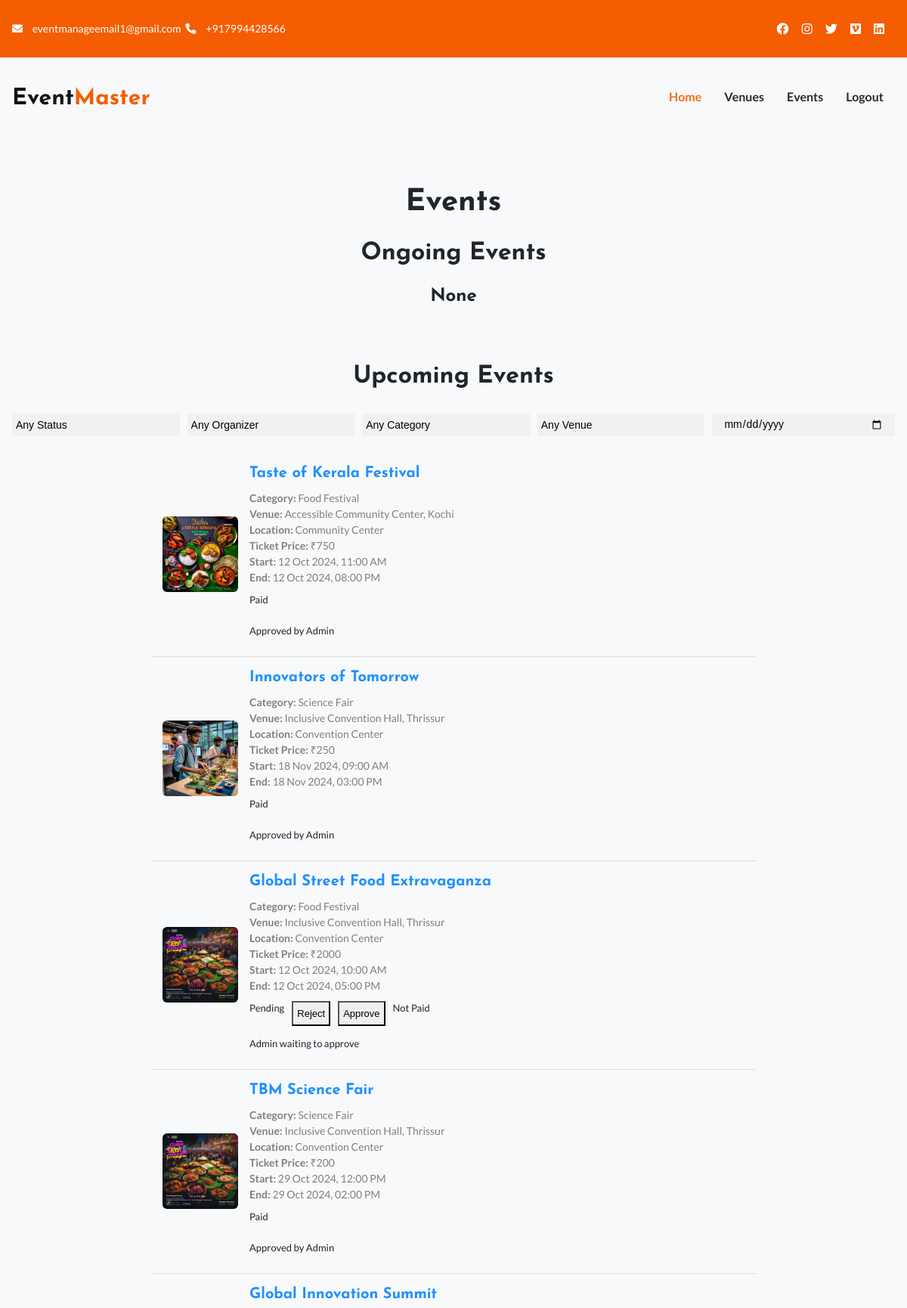
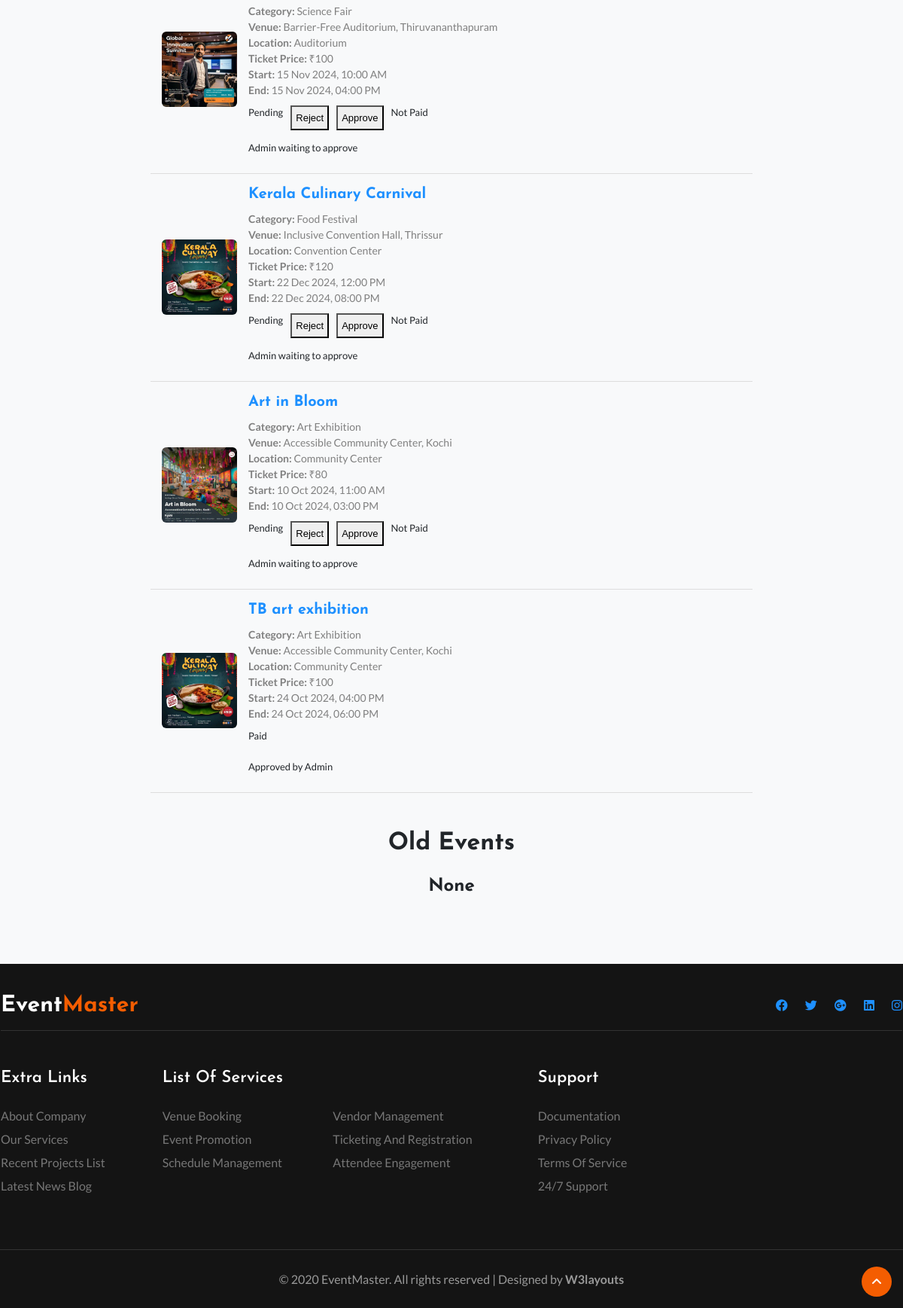
Page /events (signed in) on the committed database (2 pictures, top to bottom).
### event_manage_app/models.py (models this page shows)
class Event(models.Model):
    name = models.CharField(max_length=255)
    image = models.FileField()
    category = models.ForeignKey(EventCategory, on_delete=models.SET_NULL, null=True)
    organizer = models.ForeignKey(Organizer, on_delete=models.SET_NULL, null=True)
    user = models.ForeignKey(User, on_delete=models.SET_NULL, null=True)
    venue = models.ForeignKey(Venue, on_delete=models.SET_NULL, null=True)
    ticketprice = models.PositiveIntegerField()
    maxparticipants = models.PositiveIntegerField()
    start = models.DateTimeField()
    end = models.DateTimeField()
    details = models.TextField()
    approvedbyadmin = models.BooleanField(default=False)
    payed = models.BooleanField(default=False)
    participants=models.PositiveIntegerField(default=0)
    status = models.CharField(max_length=100,default='pending')
    statusreason = models.TextField(default='Admin waiting to approve')
    approveddate = models.DateTimeField(null=True, blank=True)
    price=models.PositiveIntegerField(default=0)
    isrefunded = models.BooleanField(default=False)
    refunddate = models.DateTimeField(null=True, blank=True)
    refundid = models.CharField(max_length=150,default='nil')
    refundprice = models.PositiveIntegerField(default=0)

class EventCategory(models.Model):
    name = models.CharField(max_length=255)
    OPTION_ONE = 'organizer'
    OPTION_TWO = 'userandorganizer'
    OPTIONS = [
        (OPTION_ONE, 'Organizer level'),
        (OPTION_TWO, 'User Level'),
    ]
    level = models.CharField(
        max_length=50,
        choices=OPTIONS,
        default=OPTION_ONE,
    )
    priceperhour = models.PositiveIntegerField()

class Venue(models.Model):
    name = models.CharField(max_length=255)
    image = models.FileField()
    address = models.TextField()
    district = models.CharField(max_length=100)
    location = models.CharField(max_length=200)
    pincode = models.CharField(max_length=6)
    gmaplink = models.CharField(max_length=255,default="www.chat.openai.com")
    maxparticipants = models.PositiveIntegerField()

### event_manage_app/views.py (the view)
# urls.py: path('events',views.events,name='events'),
def events(re):
    if 'admin' in re.session:
        updaterejected()
        current_datetime = timezone.now()
        now = current_datetime
        len1=0
        len2=0
        len3=0
        events=Event.objects.all()
        for event in events:
            if event.start <= now and event.end >= now:
                len1+=1
            elif event.start > now:
                len2+=1
            elif event.end < now:
                len3+=1
        status_values=['pending','approved','rejected','paid','cancelled']
        venues=Venue.objects.all()
        organizers=Organizer.objects.all()
        categories=EventCategory.objects.all()
        return render(re,'events.html',{'events':events,'now': current_datetime,'len1':len1,'len2':len2,'len3':len3,'status_values':status_values,'venues':venues,'organizers':organizers,'categories':categories})
    messages.warning(re,"Admin not logged in")
    return redirect(login)

### event_manage_app/views.py (called while the page is built)
def updaterejected():
    current_datetime = timezone.now()
    now = current_datetime
    events = Event.objects.filter(status='approved')
    for event in events:
        if (event.approveddate is not None) and (event.approveddate <= current_datetime - timedelta(hours=24)):
            event.status = 'rejected'
            event.statusreason = 'Rejected by not Paying within 24Hrs'
            event.save()  # Save the updated event status

### templates/events.html (shortened to what this page needs)
<!doctype html>
<html lang="zxx">
<head>
	{% load static %}
    <link href="https://maxcdn.bootstrapcdn.com/bootstrap/4.5.2/css/bootstrap.min.css" rel="stylesheet">
	<link rel="stylesheet" href="{% static 'css/style-starter.css' %}">
	<link rel="stylesheet" href="https://cdnjs.cloudflare.com/ajax/libs/font-awesome/6.0.0-beta3/css/all.min.css">
</head>
<body>
	<section class="w3l-top-header-content">
		<div class="hny-top-menu">
			<div class="container">
				<div class="row">
					<ul class="accounts col-sm-8">
						<li class="top_li mr-lg-0"><span class="fa fa-envelope-o"></span>
							<a href="mailto:eventmanageemail1@gmail.com" class="mail"> eventmanageemail1@gmail.com</a>
						</li>
						<li class="top_li"><span class="fa fa-phone"></span>
							<a href="tel:+917994428566">+917994428566</a>
						</li>
					</ul>
					<ul class="social-top col-sm-4">
						<li><a href="https://www.facebook.com/login.php/"><span class="fab fa-facebook"></span></a></li>
						<li><a href="https://www.instagram.com/accounts/login/?hl=en"><span class="fab fa-instagram"></span></a> </li>
						<li><a href="https://twitter.com/login"><span class="fab fa-twitter"></span></a></li>
						<li><a href="https://vimeo.com/log_in"><span class="fab fa-vimeo"></span></a> </li>
						<li>
							<a href="https://www.linkedin.com/login">
								<span class="fab fa-linkedin"></span>
							</a>
						</li>
					</ul>
				</div>
			</div>
		</div>
	</section>
	<header class="w3l-header-nav">
		<nav class="navbar navbar-expand-lg navbar-light fill px-lg-0 py-0 px-3">
			<div class="container">
				<h1><a class="navbar-brand" href="index.html">Event<span>Master</span></a></h1>
				<div class="collapse navbar-collapse" id="navbarSupportedContent">
					<ul class="navbar-nav ml-auto">
						<li class="nav-item active">
							<a class="nav-link" href="adminhome">Home</a>
						</li>
						<li class="nav-item">
							<a class="nav-link" href="venues">Venues</a>
						</li>
						<li class="nav-item">
							<a class="nav-link" href="events">Events</a>
						</li>
						<li class="nav-item">
							<a class="nav-link" href="logout">Logout</a>
						</li>
					</ul>
				</div>
			</div>
		</nav>
	</header>
	<div class="container my-5">
    <h1 class="text-center mb-4">Events</h1>
    <h2 class="text-center mb-4">Ongoing Events</h2>
    {% if len1 == 0 %}
    <h4 class="text-center mb-4">None</h4>
    {% endif %}
        <br>
        <br>
    <h2 class="text-center mb-4">Upcoming Events</h2>
    <form id="event-filter-form" class="filter-form">
        <select id="status-dropdown" class="filter-dropdown">
            <option value="any">Any Status</option>
        </select>
        <select id="organizer-dropdown" class="filter-dropdown">
            <option value="any">Any Organizer</option>
        </select>
        <select id="category-dropdown" class="filter-dropdown">
            <option value="any">Any Category</option>
        </select>
        <select id="venue-dropdown" class="filter-dropdown">
            <option value="any">Any Venue</option>
        </select>
        <input type="date" id="start-date" class="filter-dropdown">
    </form>
    <div id="events-container">
        {% for event in events %}
        {% if event.start > now %}
        <div class="event-item" data-status="{{ event.status }}" data-organizer-id="{{ event.organizer.id }}" data-category-id="{{ event.category.id }}" data-venue-id="{{ event.venue.id }}" data-start-date="{{ event.start.date }}">
            <div class="event-image">
                <img src="{{ event.image.url }}" alt="{{ event.name }}">
            </div>
            <div class="event-details">
                <a href="{% url 'singleeventadmin' d=event.id %}"><h5>{{ event.name }}</h5></a>
                <p>
                    <strong>Category:</strong> {{ event.category.name }}<br>
                    <strong>Venue:</strong> {{ event.venue.name }}<br>
                    <strong>Location:</strong> {{ event.venue.location }}<br>
                    <strong>Ticket Price:</strong> ₹{{ event.ticketprice }}<br>
                    <strong>Start:</strong> {{ event.start|date:"d M Y, h:i A" }}<br>
                    <strong>End:</strong> {{ event.end|date:"d M Y, h:i A" }}
                </p>
                <div class="status-section">
                    {% if event.status == 'pending' %}
                    <label>Pending</label>
                    <a href="{% url 'rejectevent' d=event.id %}">
                        <button>Reject</button>
                    </a>
                    <a href="{% url 'approveevent' d=event.id %}">
                        <button>Approve</button>
                    </a>
                    {% elif event.status == 'rejected' %}
                    <label>Rejected</label>
                    {% elif event.status == 'cancelled' %}
                    <label>Cancelled</label>
                    {% endif %}
                    {% if event.payed %}
                    <label>Paid</label>
                    {% else %}
                    <label>Not Paid</label>
                    {% endif %}
                </div>
                <div class="status-reason">
                    <label>{{ event.statusreason }}</label>
                </div>
            </div>
        </div>
        {% endif %}
        {% endfor %}
    </div>
        <br>
        <br>
    <h2 class="text-center mb-4">Old Events</h2>
    {% if len3 == 0 %}
    <h4 class="text-center mb-4">None</h4>
    {% endif %}
</div>
	<footer class="w3l-footer-66">
		<div class="footer-28-main">
			<div class="container">
				<div class="row footer-hny-top">
					<div class="col-lg-6 footer-logo pl-lg-0">
						<h2><a class="navbar-brand" href="index.html">Event<span>Master</span></a></h2>
					</div>
					<div class="col-lg-6 main-social-footer-28 pr-lg-0">
						<a href="https://www.facebook.com/login.php/"><span class="fab fa-facebook"></a>
						<a href="https://twitter.com/login"><span class="fab fa-twitter"></a>
						<a href="https://accounts.google.co.in/"><span class="fab fa-google-plus"></a>
						<a href="https://www.linkedin.com/login"><span class="fab fa-linkedin"></a>
						<a href="https://www.instagram.com/accounts/login/?hl=en"><span class="fab fa-instagram"></a>
					</div>
				</div>
				<div class="row footer-top-28">
					<div class="col-lg-2 col-md-6 footer-list-28 pl-lg-0">
						<h6 class="footer-title-28">Extra Links</h6>
						<ul>
							<li><a href="about.html">About Company</a></li>
							<li><a href="services.html">Our Services</a></li>
							<li><a href="portfolio.html">Recent projects list</a></li>
							<li><a href="blog.html">Latest News blog</a></li>
						</ul>
					</div>
					<div class="col-lg-5 col-md-6 footer-list-28">
						<h6 class="footer-title-28">list of Services</h6>
						<ul class="d-grid footer-column-2">
							<li><a href="services.html">Venue Booking</a></li>
							<li><a href="services.html">Vendor Management</a></li>
							<li><a href="services.html">Event Promotion</a></li>
							<li><a href="services.html">Ticketing and Registration</a></li>
							<li><a href="services.html">Schedule Management</a></li>
							<li><a href="services.html">Attendee Engagement</a></li>
						</ul>
					</div>
					<div class="col-lg-2 col-md-6 footer-list-28">
						<h6 class="footer-title-28">Support</h6>
						<ul>
							<li><a href="#link">Documentation</a></li>
							<li><a href="#link">Privacy policy</a></li>
							<li><a href="#link">Terms of service</a></li>
							<li><a href="#link">24/7 support</a></li>
						</ul>
					</div>
					<div class="col-lg-3 col-md-6 footer-list-28 pr-lg-0">
					</div>
				</div>
			</div>
			<div class="midd-footer-28 align-center">
				<p class="copy-footer-28">© 2020 EventMaster. All rights reserved | Designed by <a
						href="https://w3layouts.com">W3layouts</a></p>
			</div>
		</div>
		<button onclick="topFunction()" id="movetop" title="Go to top">
			<span class="fa fa-angle-up"></span>
		</button>
	</footer>
</body>
</html>

### rows in the picture
Event: image (picture), name "Taste of Kerala Festival", category.name "Food Festival", venue.name "Accessible Community Center, Kochi", venue.location "Community Center", ticketprice "750", start "12 Oct 2024, 11:00 AM", end "12 Oct 2024, 08:00 PM", payed "Paid", statusreason "Approved by Admin"
Event: image (picture), name "Innovators of Tomorrow", category.name "Science Fair", venue.name "Inclusive Convention Hall, Thrissur", venue.location "Convention Center", ticketprice "250", start "18 Nov 2024, 09:00 AM", end "18 Nov 2024, 03:00 PM", payed "Paid", statusreason "Approved by Admin"
Event: image (picture), name "Global Street Food Extravaganza", category.name "Food Festival", venue.name "Inclusive Convention Hall, Thrissur", venue.location "Convention Center", ticketprice "2000", start "12 Oct 2024, 10:00 AM", end "12 Oct 2024, 05:00 PM", status "Pending", payed "Not Paid", statusreason "Admin waiting to approve"
Event: image (picture), name "TBM Science Fair", category.name "Science Fair", venue.name "Inclusive Convention Hall, Thrissur", venue.location "Convention Center", ticketprice "200", start "29 Oct 2024, 12:00 PM", end "29 Oct 2024, 02:00 PM", payed "Paid", statusreason "Approved by Admin"
Event: image (picture), name "Global Innovation Summit", category.name "Science Fair", venue.name "Barrier-Free Auditorium, Thiruvananthapuram", venue.location "Auditorium", ticketprice "100", start "15 Nov 2024, 10:00 AM", end "15 Nov 2024, 04:00 PM", status "Pending", payed "Not Paid", statusreason "Admin waiting to approve"
Event: image (picture), name "Kerala Culinary Carnival", category.name "Food Festival", venue.name "Inclusive Convention Hall, Thrissur", venue.location "Convention Center", ticketprice "120", start "22 Dec 2024, 12:00 PM", end "22 Dec 2024, 08:00 PM", status "Pending", payed "Not Paid", statusreason "Admin waiting to approve"
Event: image (picture), name "Art in Bloom", category.name "Art Exhibition", venue.name "Accessible Community Center, Kochi", venue.location "Community Center", ticketprice "80", start "10 Oct 2024, 11:00 AM", end "10 Oct 2024, 03:00 PM", status "Pending", payed "Not Paid", statusreason "Admin waiting to approve"
Event: image (picture), name "TB art exhibition", category.name "Art Exhibition", venue.name "Accessible Community Center, Kochi", venue.location "Community Center", ticketprice "100", start "24 Oct 2024, 04:00 PM", end "24 Oct 2024, 06:00 PM", payed "Paid", statusreason "Approved by Admin"
